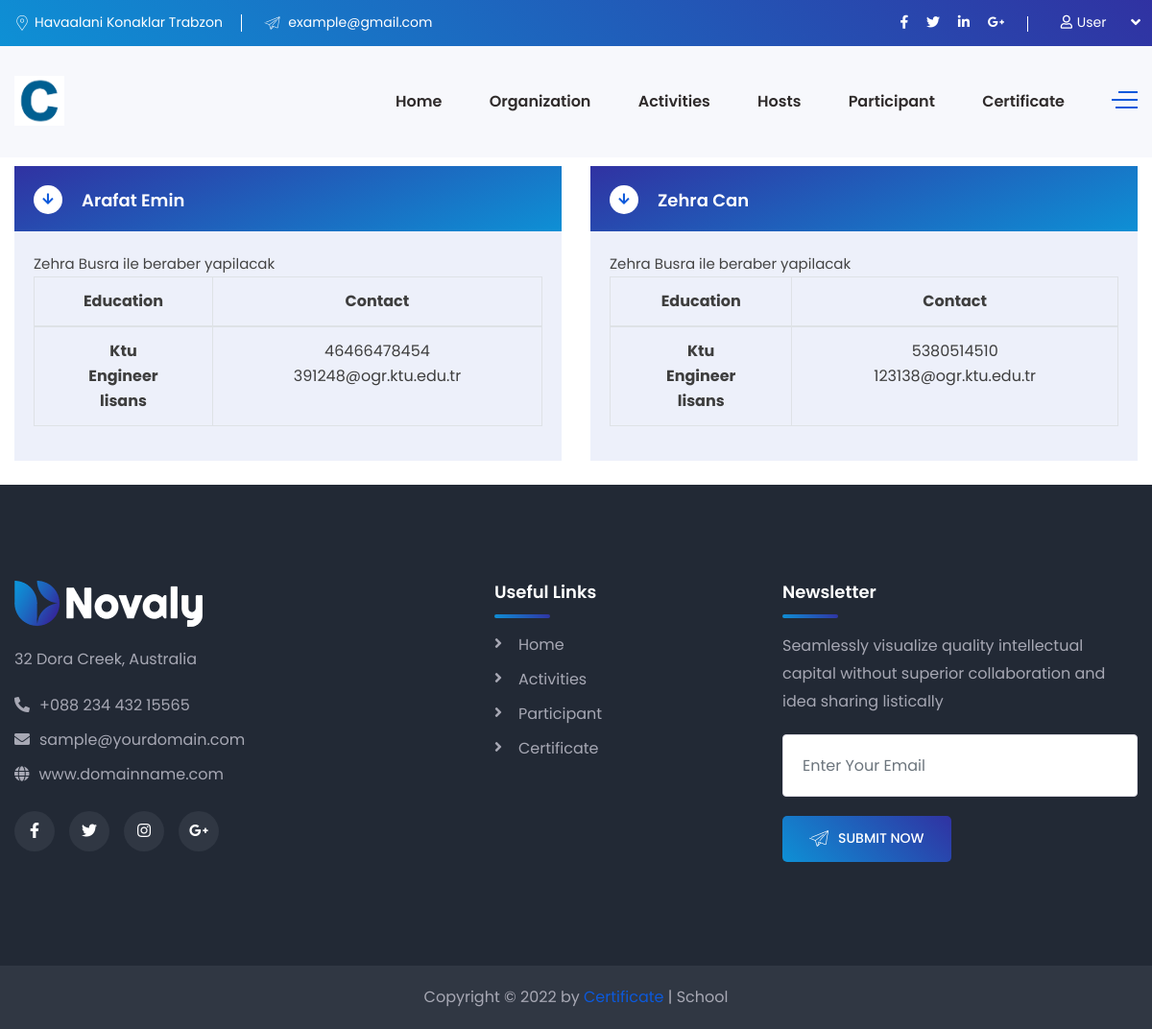
/participants/, run on an earlier commit of the app's database.
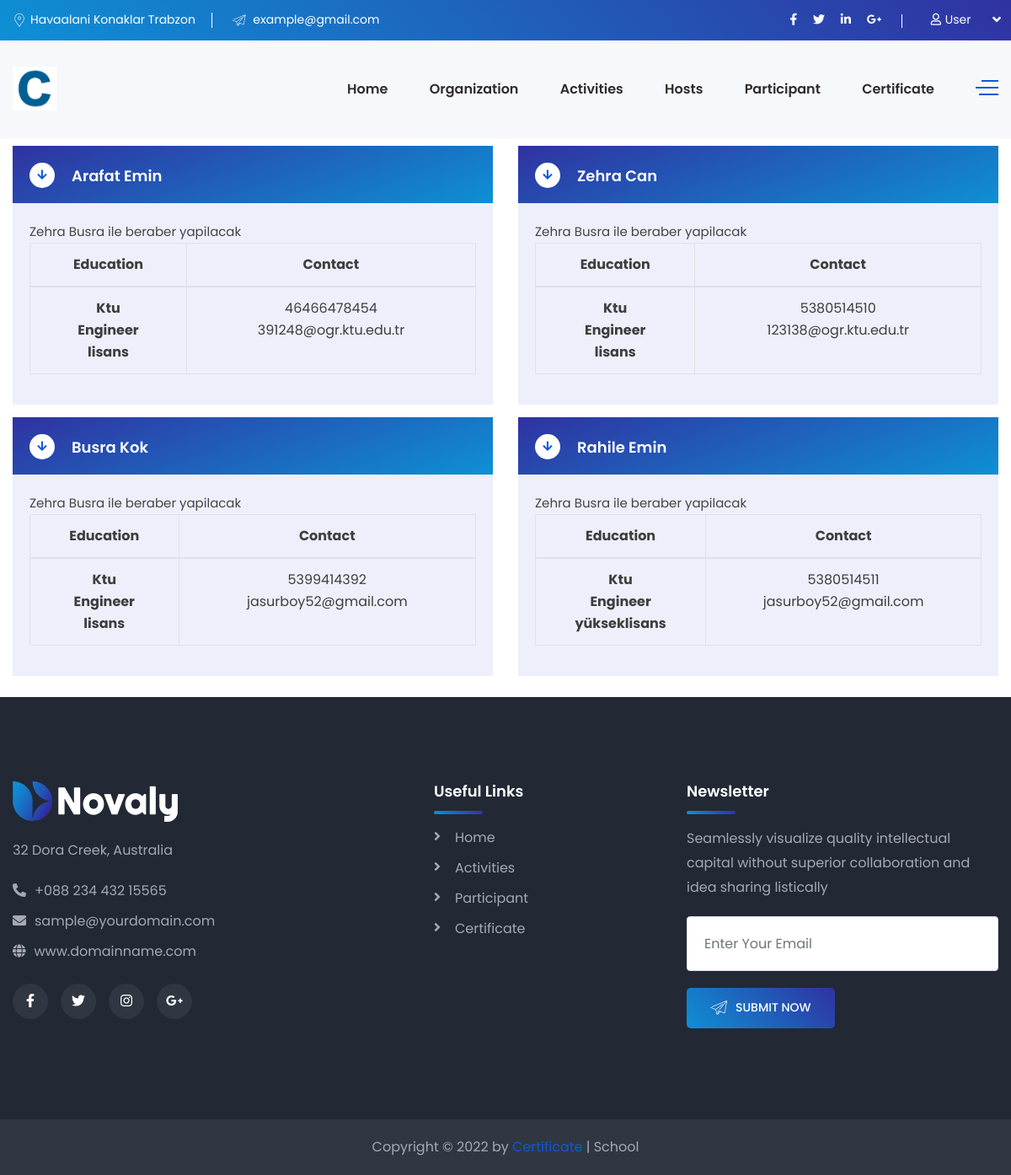
And on a later commit of the database.
### Certificate/models.py (models this page shows, shortened)
class Participant(models.Model):
    name = models.CharField(max_length=64, null=False, blank=False)
    surname = models.CharField(max_length=64, null=False, blank=False)
    activity_name = models.ManyToManyField('Activity', )
    university = models.CharField(max_length=64, null=False, blank=False)
    department = models.CharField(max_length=64, null=False, blank=False)
    edu_deg = models.CharField(max_length=64, blank=False, null=False, choices=level_of_education)
    phone_number = models.CharField(max_length=11, blank=False, null=False)
    email = models.EmailField(max_length=32, blank=False, null=False)

### Certificate/views.py (the view)
# urls.py: path('participants/', participantsView, name="participants"),
def participantsView(request):
    participants = Participant.objects.all()
    participantss = Participant.objects.all()
    activities = Activity.objects.all()
    context = {
        'participants': participants,
        'participantss': participantss,
        'activities': activities
    }
    return render(request, 'participant.html', context)

### templates/participant.html (shortened to what this page needs)
{% extends 'base.html' %}
{% load static %}
{% block content %}
    <body>
    <section class="request-a-call-back pdt-10 pdb-10" data-background="img/bg/6.html">
        <div class="container">
            <div class="row">
                {% if participants %}
                    {% for participant in participants %}
                        <div class="col-lg-6">
                            <div class="faq-block">
                                <div class="accordion">
                                    <div class="accordion-item">
                                        <div class="accordion-header active">
                                            <h5 class="title">{{ participant.name }} {{ participant.surname }}</h5>
                                            <span class="fas fa-arrow-right"></span>
                                        </div>
                                        <div class="accordion-body">
                                            <table class="table table-bordered">
                                                <thead>
                                                <tr style="text-align: center">
                                                    <th scope="col">Education</th>
                                                    <th scope="col">Contact</th>
                                                </tr>
                                                </thead>
                                                <tbody>
                                                <tr style="text-align: center">
                                                    <th rowspan="3">{{ participant.university }}<br> {{ participant.department }}
                                                        <br> {{ participant.edu_deg }}</th>
                                                    <td rowspan="2">{{ participant.phone_number }}
                                                        <br> {{ participant.email }} </td>
                                                </tr>
                                                </tbody>
                                                <p>Zehra Busra ile beraber yapilacak</p>
                                            </table>
                                        </div>
                                    </div>
                                </div>
                            </div>
                        </div>
                    {% endfor %}
                {% endif %}
            </div>
        </div>
    </section>
    </body>
{% endblock %}

### templates/base.html (shortened to what this page needs)
{% load static %}
<!DOCTYPE html>
<html lang="en">
<head>
    <link rel="stylesheet" href="{% static 'css/style.css' %}">
    <link rel="stylesheet" href="{% static 'css/responsive.css' %}">
</head>
<header class="header-style-two">
    <div class="header-wrapper">
        <div class="header-top-area bg-gradient-color d-none d-lg-block">
            <div class="container">
                <div class="row">
                    <div class="col-lg-6 header-top-left-part">
                        <span class="address"><i class="webexflaticon flaticon-placeholder-1"></i>Havaalani Konaklar Trabzon</span>
                        <span class="phone"><i class="webexflaticon flaticon-send"></i> example@gmail.com</span>
                    </div>
                    <div class="col-lg-6 header-top-right-part text-right">
                        <ul class="social-links">
                            <li><a href="#"><i class="fab fa-facebook-f"></i></a></li>
                            <li><a href="#"><i class="fab fa-twitter"></i></a></li>
                            <li><a href="#"><i class="fab fa-linkedin-in"></i></a></li>
                            <li><a href="#"><i class="fab fa-google-plus-g"></i></a></li>
                        </ul>
                        <div class="language">
                        {% if user.is_authenticated %}
                            <a class="language-btn" href="#"><i class="fas fa-user"
                                                                style="margin: 0.3rem"></i>{{ user }}</a>
                            {% else %}
                            <a class="language-btn" href="{% url 'login' %}"><i class="fas fa-user"
                                                                style="margin: 0.3rem"></i>User</a>
                        {% endif %}
                        </div>
                    </div>
                </div>
            </div>
        </div>
        <div class="header-navigation-area two-layers-header header-middlee bt_stick bt_sticky">
            <div class="container">
                <div class="row">
                    <div class="col-md-12">
                        <a class="navbar-brand logo f-left mrt-10 mrt-md-0" href="{% url 'index' %}">
                            <img id="logo-image" class="img-center" src="{% static 'images/c.png' %}" alt="">
                        </a>
                        <div class="header-searchbox-style-two d-none d-xl-block">
                            <div class="side-panel side-panel-trigger text-right d-none d-lg-block">
                                <span class="bar1"></span>
                                <span class="bar2"></span>
                                <span class="bar3"></span>
                            </div>
                        </div>
                        <div class="main-menu f-right">
                            <nav id="mobile-menu-right">
                                <ul>
                                    <li><a href="{% url 'index' %}">Home</a></li>
                                    <li><a href="{% url 'organizations' %}">Organization</a></li>
                                    <li><a href="{% url 'activity' %}">Activities</a></li>
                                    <li><a href="{% url 'hosts' %}">Hosts</a></li>
                                    <li><a href="{% url 'participants' %}">Participant</a></li>
                                    <li><a href="{% url 'certificalar' %}">Certificate</a></li>
                                </ul>
                            </nav>
                        </div>
                    </div>
                </div>
            </div>
        </div>
    </div>
</header>
{% block content %}
{% endblock %}
<footer class="footer">
    <div class="footer-main-area" data-background="images/footer-bg.png">
        <div class="container">
            <div class="row">
                <div class="col-xl-5 col-lg-6 col-md-6">
                    <div class="widget footer-widget">
                        <img src="{% static 'images/logo-footer.png' %}" alt="" class="mrb-20">
                        <address class="mrb-25">
                            <p class="text-light-gray">32 Dora Creek,
                                Australia</p>
                            <div class="mrb-10"><a href="#" class="text-light-gray"><i
                                    class="fas fa-phone-alt mrr-10"></i>+088 234 432 15565</a></div>
                            <div class="mrb-10"><a href="#" class="text-light-gray"><i
                                    class="fas fa-envelope mrr-10"></i>sample@yourdomain.com</a></div>
                            <div class="mrb-0"><a href="#" class="text-light-gray"><i class="fas fa-globe mrr-10"></i>www.domainname.com</a>
                            </div>
                        </address>
                        <ul class="social-list">
                            <li><a href="#"><i class="fab fa-facebook-f"></i></a></li>
                            <li><a href="#"><i class="fab fa-twitter"></i></a></li>
                            <li><a href="#"><i class="fab fa-instagram"></i></a></li>
                            <li><a href="#"><i class="fab fa-google-plus-g"></i></a></li>
                        </ul>
                    </div>
                </div>
                <div class="col-xl-3 col-lg-6 col-md-6">
                    <div class="widget footer-widget">
                        <h5 class="widget-title text-white mrb-30">Useful Links</h5>
                        <ul class="footer-widget-list">
                            <li>
                                <a href="#">Home</a>
                            </li>
                            <li><a href="#">Activities</a></li>
                            <li><a href="#">Participant</a></li>
                            <li><a href="#">Certificate</a></li>
                        </ul>
                    </div>
                </div>
                <div class="col-xl-4 col-lg-6 col-md-6">
                    <div class="widget footer-widget">
                        <h5 class="widget-title text-white mrb-30">Newsletter</h5>
                        <p class="text-light-gray">Seamlessly visualize quality intellectual capital without superior
                            collaboration and idea sharing listically</p>
                        <input type="text" class="form-control" placeholder="Enter Your Email">
                        <a href="#" class="cs-btn-one btn-gradient-color btn-sm has-icon mrt-20"><i
                                class="webexflaticon flaticon-send"></i>Submit Now</a>
                    </div>
                </div>
            </div>
        </div>
    </div>
    <div class="footer-bottom-area">
        <div class="container">
            <div class="row">
                <div class="col-xl-12">
                    <div class="text-center">
                        <span class="text-light-gray">Copyright © 2022 by <a class="text-primary-color" target="_blank"
                                                                             href="#"> Certificate</a> | School </span>
                    </div>
                </div>
            </div>
        </div>
    </div>
</footer>

What changed in the data, as far as the page shows it:
added Participant: name "Busra", surname "Kok", university "Ktu", department "Engineer", edu_deg "lisans", phone_number "5399414392", email "jasurboy52@gmail.com"
added Participant: name "Rahile", surname "Emin", university "Ktu", department "Engineer", edu_deg "yükseklisans", phone_number "5380514511", email "jasurboy52@gmail.com"
